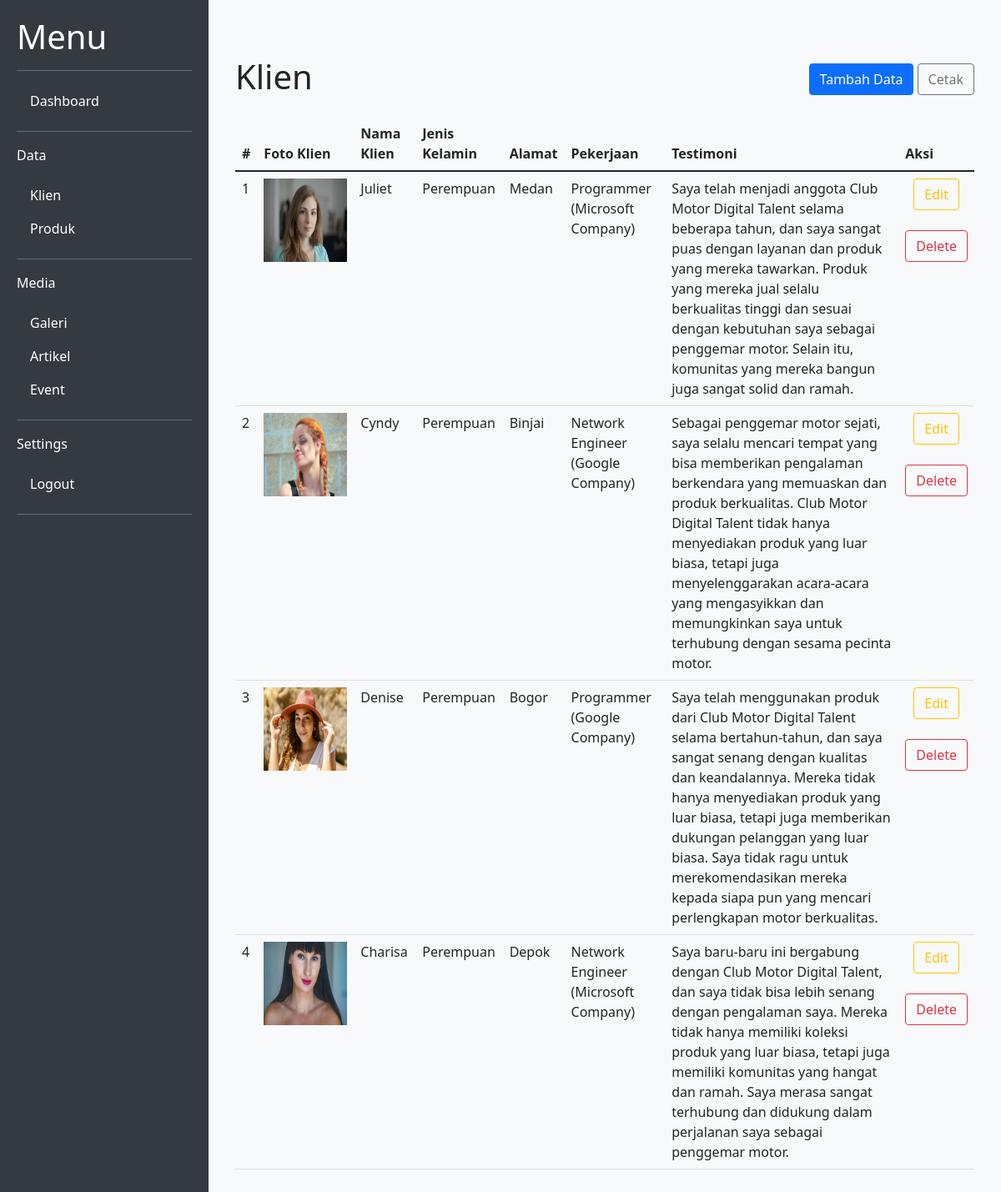
The page /klien.php on the database its author committed.
### tables this page shows
CREATE TABLE `klien` (
  `id_klien` int(5) NOT NULL,
  `foto_klien` varchar(255) NOT NULL,
  `nama_klien` varchar(255) NOT NULL,
  `jenis_kelamin` enum('P','L') NOT NULL,
  `alamat` varchar(255) NOT NULL,
  `pekerjaan` varchar(255) NOT NULL,
  `testimoni` longtext NOT NULL
);

### klien.php (the view, shortened to what this page needs)
<?php
include 'sidebar.php';
?>
<body>
      <div class="content bg-light">
            <div class="container mt-5">
                  <div class="row mb-3">
                        <div class="col">
                              <h1>Klien</h1>
                        </div>
                        <div class="col text-end">
                              <a href="klien-input.php" class="btn btn-primary mt-2" role="button">Tambah Data</a>
                              <a href="cetak/laporan-klien.php" class="btn btn-outline-secondary mt-2" role="button">Cetak</a>
                        </div>
                  </div>
                  <table class="table">
                        <thead>
                              <tr>
                                    <th scope="col">#</th>
                                    <th scope="col">Foto Klien</th>
                                    <th scope="col">Nama Klien</th>
                                    <th scope="col">Jenis Kelamin</th>
                                    <th scope="col">Alamat</th>
                                    <th scope="col">Pekerjaan</th>
                                    <th scope="col">Testimoni</th>
                                    <th scope="col">Aksi</th>
                              </tr>
                        </thead>
                        <tbody>
                              <?php
                              include 'proses/connect.php';
                              $klien = mysqli_query($conn, "SELECT * from klien");
                              $no = 1;
                              foreach ($klien as $row) {
                                    $jenis_kelamin = $row['jenis_kelamin'] == 'P' ? 'Perempuan' : 'Laki laki';
                                    $gambar_path = "foto/" . $row['foto_klien'];
                                    echo "<tr>
                                    <td>$no</td>
                                    <td><img src='$gambar_path' alt='Foto Klien' style='width: 100px; height: 100px;'></td>
                                    <td>" . $row['nama_klien'] . "</td>
                                    <td>" . $jenis_kelamin . "</td>
                                    <td>" . $row['alamat'] . "</td>
                                    <td>" . $row['pekerjaan'] . "</td>
                                    <td>" . $row['testimoni'] . "</td>
                                    <td class='text-center'>
                                    <a href='klien-edit.php?id_klien=$row[id_klien]' class='btn btn-outline-warning' role='button'>Edit</a> </br></br>
                                    <a href='proses/klien-delete-proses.php?id_klien=$row[id_klien]' class='btn btn-outline-danger' role='button' onclick='return confirmDelete()'>Delete</a>
                                    </td>
                              </tr>";
                                    $no++;
                              }
                              ?>
                        </tbody>
                  </table>
            </div>
      </div>
</body>

### sidebar.php (style rules this page uses)
.content { flex: 1; padding: 20px; margin-left: 250px; }

### rows shown on the page
klien: foto_klien (picture), nama_klien "Juliet", jenis_kelamin "Perempuan", alamat "Medan", pekerjaan "Programmer (Microsoft Company)", testimoni "Saya telah menjadi anggota Club Motor Digital Talent selama beberapa tahun, dan saya sangat puas dengan layanan dan produk yang mereka tawarkan. Produk yang mereka jual selalu berkualitas tinggi dan sesuai dengan kebutuhan saya sebagai penggemar motor. Selain itu, komunitas yang mereka bangun juga sangat solid dan ramah."
klien: foto_klien (picture), nama_klien "Cyndy", jenis_kelamin "Perempuan", alamat "Binjai", pekerjaan "Network Engineer (Google Company)", testimoni "Sebagai penggemar motor sejati, saya selalu mencari tempat yang bisa memberikan pengalaman berkendara yang memuaskan dan produk berkualitas. Club Motor Digital Talent tidak hanya menyediakan produk yang luar biasa, tetapi juga menyelenggarakan acara-acara yang mengasyikkan dan memungkinkan saya untuk terhubung dengan sesama pecinta motor."
klien: foto_klien (picture), nama_klien "Denise", jenis_kelamin "Perempuan", alamat "Bogor", pekerjaan "Programmer (Google Company)", testimoni "Saya telah menggunakan produk dari Club Motor Digital Talent selama bertahun-tahun, dan saya sangat senang dengan kualitas dan keandalannya. Mereka tidak hanya menyediakan produk yang luar biasa, tetapi juga memberikan dukungan pelanggan yang luar biasa. Saya tidak ragu untuk merekomendasikan mereka kepada siapa pun yang mencari perlengkapan motor berkualitas."
klien: foto_klien (picture), nama_klien "Charisa", jenis_kelamin "Perempuan", alamat "Depok", pekerjaan "Network Engineer (Microsoft Company)", testimoni "Saya baru-baru ini bergabung dengan Club Motor Digital Talent, dan saya tidak bisa lebih senang dengan pengalaman saya. Mereka tidak hanya memiliki koleksi produk yang luar biasa, tetapi juga memiliki komunitas yang hangat dan ramah. Saya merasa sangat terhubung dan didukung dalam perjalanan saya sebagai penggemar motor."
